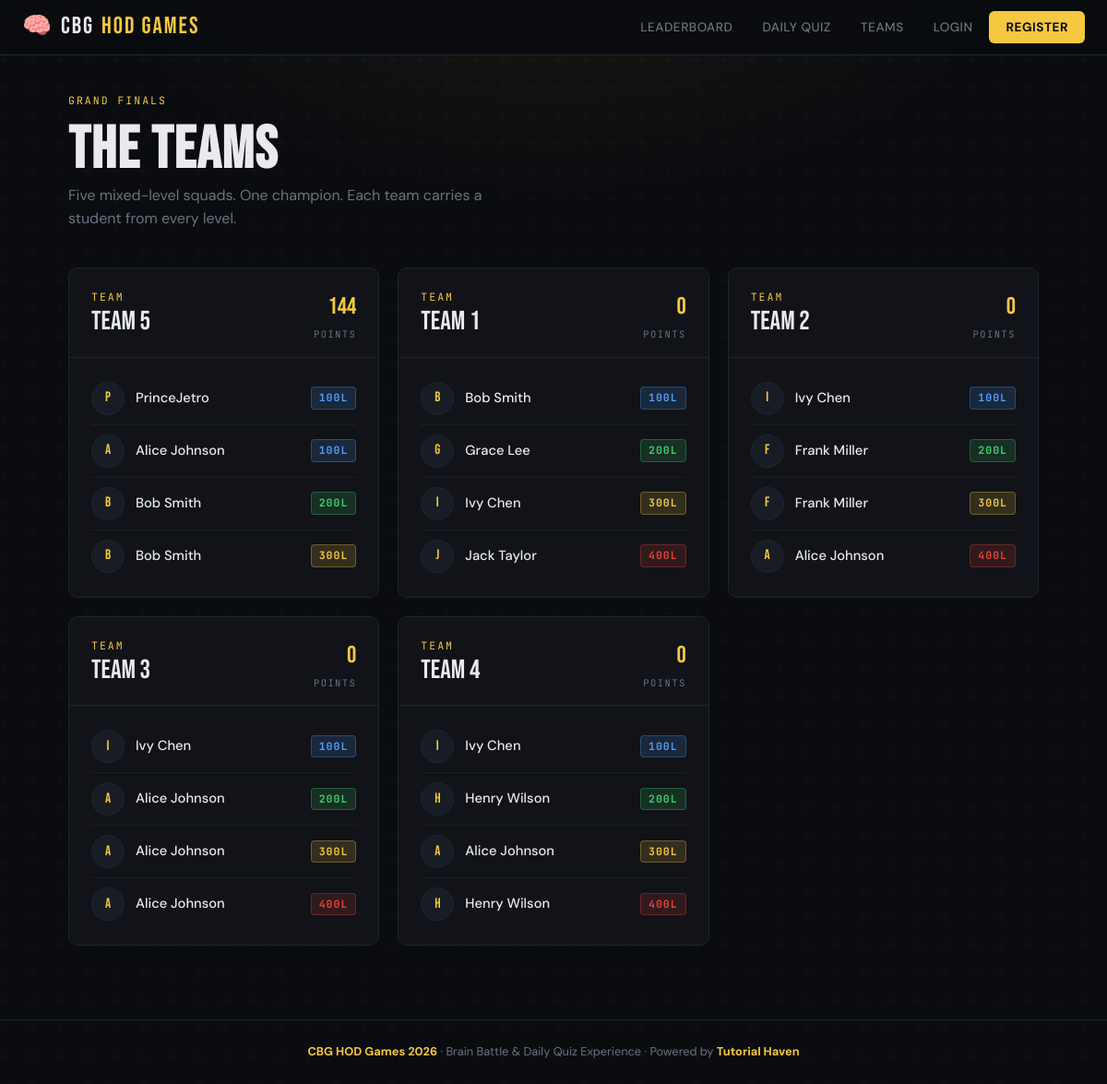
Before: /teams/ with the older database file.
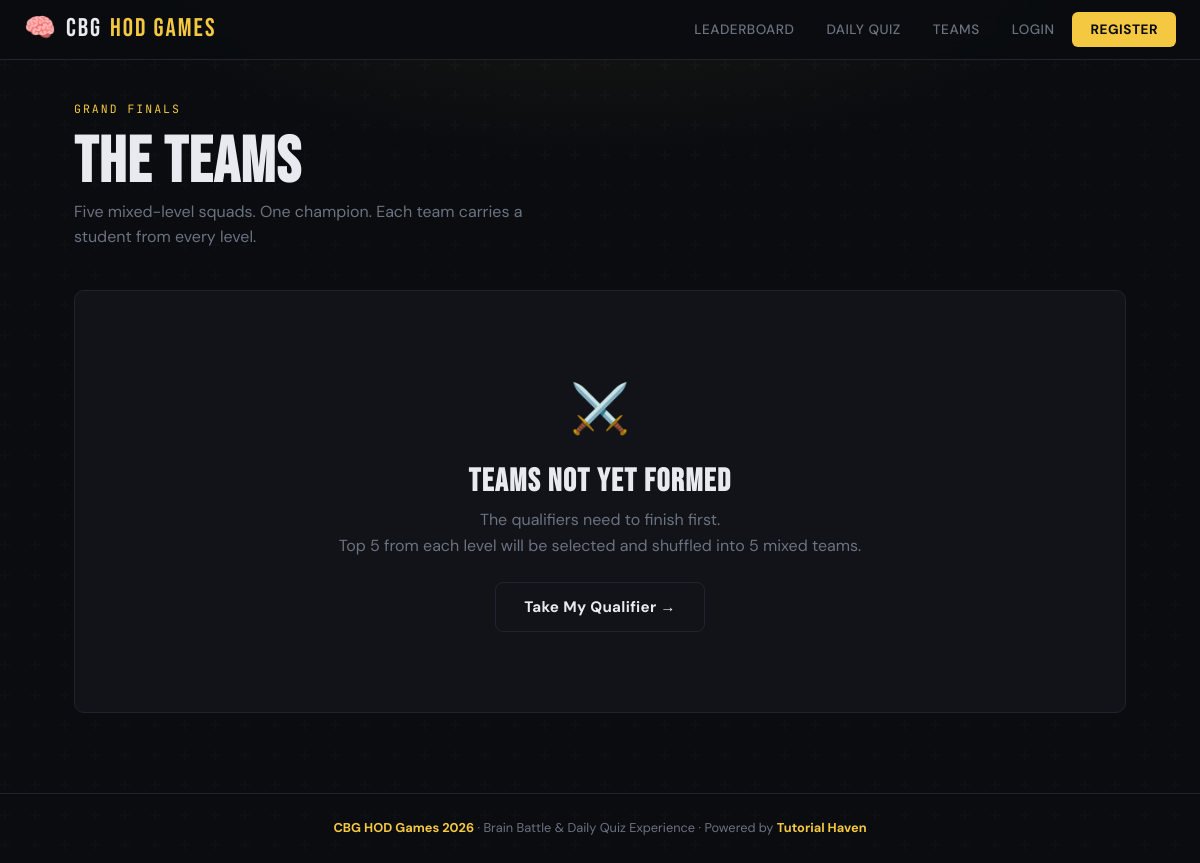
After: the same page with the newer database file.
### main/models.py (models this page shows, shortened)
class Team(models.Model):
    name = models.CharField(max_length=50)
    color = models.CharField(max_length=20, blank=True,
                             help_text="Optional team color for display e.g. #FF5733")
    total_score = models.IntegerField(default=0,
                                      help_text="Updated live during finals")
    created_at = models.DateTimeField(auto_now_add=True)

class TeamMember(models.Model):
    team = models.ForeignKey(Team, on_delete=models.CASCADE, related_name='members')
    participant = models.ForeignKey(Participant, on_delete=models.CASCADE,
                                    related_name='team_membership')
    class Meta:
        unique_together = ('team', 'participant')

class Participant(models.Model):
    user = models.OneToOneField('auth.User', on_delete=models.CASCADE)
    level = models.CharField(max_length=10, choices=[
        ('100', '100L'),
        ('200', '200L'),
        ('300', '300L'),
        ('400', '400L'),
    ])
    phone = models.CharField(max_length=15, blank=True)  # optional contact
    created_at = models.DateTimeField(auto_now_add=True)

### main/views.py (the view)
# urls.py: path('teams/', views.teams, name='teams'),
def teams(request):
    all_teams = Team.objects.prefetch_related(
        'members__participant__user'
    ).order_by('-total_score')
    team_data = []
    for team in all_teams:
        members = team.members.select_related('participant__user').all()
        team_data.append({
            'team': team,
            'members': members,
            'member_count': members.count(),
        })
    return render(request, 'teams.html', {'team_data': team_data})

### templates/teams.html (shortened to what this page needs)
{% extends "base.html" %}
{% block content %}
<div class="teams-header fade-up">
  <div class="label">Grand Finals</div>
  <h1>THE TEAMS</h1>
  <p style="color:var(--muted);max-width:480px;">
    Five mixed-level squads. One champion. Each team carries a student from every level.
  </p>
</div>
{% if team_data %}
  <div class="teams-grid">
    {% for td in team_data %}
    <div class="team-card fade-up" style="animation-delay: {{ forloop.counter0 }}00ms">
      <div class="team-card-header">
        <div>
          <div class="label" style="margin-bottom:4px;">Team</div>
          <div class="team-title">{{ td.team.name|upper }}</div>
        </div>
        <div>
          <div class="team-score">{{ td.team.total_score }}</div>
          <div class="team-score-label">Points</div>
        </div>
      </div>
      <div class="team-members level-colors">
        {% for member in td.members %}
        <div class="member-row">
          <div class="member-avatar">
            {{ member.participant.user.get_full_name|slice:":1"|upper|default:member.participant.user.username|slice:":1"|upper }}
          </div>
          <div class="member-name">
            {{ member.participant.user.get_full_name|default:member.participant.user.username }}
          </div>
          <span class="badge-{{ member.participant.level }}">{{ member.participant.level }}L</span>
        </div>
        {% endfor %}
      </div>
    </div>
    {% endfor %}
  </div>
{% else %}
  <div class="empty-state card fade-up">
    <div class="icon">⚔️</div>
    <h2>Teams Not Yet Formed</h2>
    <p>The qualifiers need to finish first.<br>Top 5 from each level will be selected and shuffled into 5 mixed teams.</p>
    {% if user.is_staff %}
      <a href="{% url 'team_formation' %}" class="btn btn-primary" style="margin-top:24px;">
        Form Teams Now →
      </a>
    {% else %}
      <a href="{% url 'qualifiers' %}" class="btn btn-outline" style="margin-top:24px;">
        Take My Qualifier →
      </a>
    {% endif %}
  </div>
{% endif %}
{% endblock %}

### templates/base.html (shortened to what this page needs)
<!DOCTYPE html>
<html lang="en">
<head>
</head>
<body>
  <nav>
    <a href="{% url 'home' %}" class="nav-brand">🧠 <span>CBG</span> HOD GAMES</a>
    <div class="nav-links">
      <a href="{% url 'leaderboard' %}">Leaderboard</a>
      <a href="{% url 'daily_quiz' %}">Daily Quiz</a>
      <a href="{% url 'teams' %}">Teams</a>
      {% if user.is_authenticated %}
        <a href="{% url 'qualifiers' %}">Qualifiers</a>
        {% if user.is_staff %}
          <a href="{% url 'team_formation' %}">Admin</a>
        {% endif %}
        <form method="post" action="{% url 'logout' %}" style="display:inline">
          {% csrf_token %}
          <button type="submit" class="btn btn-outline" style="padding:7px 14px;font-size:0.82rem;cursor:pointer;">Logout</button>
        </form>
      {% else %}
        <a href="{% url 'login' %}">Login</a>
        <a href="{% url 'register' %}" class="btn-nav">Register</a>
      {% endif %}
    </div>
  </nav>
  <main>
    {% block content %}{% endblock %}
  </main>
  <footer>
    <strong>CBG HOD Games 2026</strong> · Brain Battle & Daily Quiz Experience ·
    Powered by <strong>Tutorial Haven</strong>
  </footer>
</body>
</html>

### templates/base.html (style rules this page uses)
:root { --bg: #0a0c10; --surface: #111318; --surface2: #181c24; --border: #1f2430; --gold: #f5c842; --gold-dim: #c9a22a; --red: #e8423a; --green: #3ecf6a; --blue: #4e9eff; --text: #e8eaf0; --muted: #6b7280; --font-head: 'Bebas Neue', sans-serif; --font-body: 'DM Sans', sans-serif; --font-mono: 'JetBrains Mono', monospace; --radius: 10px; --shadow: 0 4px 32px rgba(0,0,0,0.5); }
*, *::before, *::after { box-sizing: border-box; margin: 0; padding: 0; }
html { scroll-behavior: smooth; }
body { background: var(--bg); color: var(--text); font-family: var(--font-body); font-size: 16px; line-height: 1.6; min-height: 100vh; overflow-x: hidden; }
body::before { content: ''; position: fixed; inset: 0; pointer-events: none; z-index: 0; }
nav { position: sticky; top: 0; z-index: 100; background: rgba(10,12,16,0.92); backdrop-filter: blur(12px); border-bottom: 1px solid var(--border); padding: 0 24px; display: flex; align-items: center; justify-content: space-between; height: 60px; }
.nav-brand { font-family: var(--font-head); font-size: 1.6rem; letter-spacing: 2px; color: var(--gold); text-decoration: none; display: flex; align-items: center; gap: 8px; }
.nav-brand span { color: var(--text); }
.nav-links { display: flex; gap: 4px; align-items: center; }
.nav-links a { color: var(--muted); text-decoration: none; font-size: 0.85rem; font-weight: 500; padding: 6px 14px; border-radius: 6px; transition: all 0.2s; text-transform: uppercase; letter-spacing: 0.5px; }
.nav-links .btn-nav { background: var(--gold); color: var(--bg); font-weight: 700; padding: 7px 18px; }
main { position: relative; z-index: 1; max-width: 1100px; margin: 0 auto; padding: 40px 24px 80px; }
h1, h2, h3 { font-family: var(--font-head); letter-spacing: 1.5px; line-height: 1.1; }
h1 { font-size: clamp(2.4rem, 6vw, 4rem); }
h2 { font-size: clamp(1.6rem, 4vw, 2.4rem); }
.label { font-family: var(--font-mono); font-size: 0.72rem; text-transform: uppercase; letter-spacing: 2px; color: var(--gold); }
.card { background: var(--surface); border: 1px solid var(--border); border-radius: var(--radius); padding: 28px; }
.btn { display: inline-flex; align-items: center; justify-content: center; gap: 8px; padding: 12px 28px; border-radius: 8px; font-family: var(--font-body); font-weight: 700; font-size: 0.95rem; cursor: pointer; text-decoration: none; border: none; transition: all 0.2s; letter-spacing: 0.3px; }
.btn-outline { background: transparent; border: 1.5px solid var(--border); color: var(--text); }
footer { position: relative; z-index: 1; border-top: 1px solid var(--border); padding: 24px; text-align: center; font-size: 0.8rem; color: var(--muted); }
footer strong { color: var(--gold); }
.fade-up { animation: fadeUp 0.5s ease both; }

### templates/teams.html (style rules this page uses)
.teams-header { margin-bottom: 40px; }
.teams-header .label { margin-bottom: 10px; }
.empty-state { text-align: center; padding: 80px 24px; color: var(--muted); }
.empty-state .icon { font-size: 3rem; margin-bottom: 16px; }
.empty-state h2 { font-size: 2rem; margin-bottom: 8px; color: var(--text); }

Changed rows visible on the page:
removed Team: team.name "TEAM 5", team.total_score "144"
removed TeamMember: participant.user.get_full_name "P", participant.user.get_full_name "PrinceJetro", participant.level "100", shown under "TEAM 5"
removed TeamMember: participant.user.get_full_name "A", participant.user.get_full_name "Alice Johnson", participant.level "100", shown under "TEAM 5"
removed TeamMember: participant.user.get_full_name "B", participant.user.get_full_name "Bob Smith", participant.level "200", shown under "TEAM 5"
removed TeamMember: participant.user.get_full_name "B", participant.user.get_full_name "Bob Smith", participant.level "300", shown under "TEAM 5"
removed Team: team.name "TEAM 1", team.total_score "0"
removed TeamMember: participant.user.get_full_name "B", participant.user.get_full_name "Bob Smith", participant.level "100", shown under "TEAM 1"
removed TeamMember: participant.user.get_full_name "G", participant.user.get_full_name "Grace Lee", participant.level "200", shown under "TEAM 1"
removed TeamMember: participant.user.get_full_name "I", participant.user.get_full_name "Ivy Chen", participant.level "300", shown under "TEAM 1"
removed TeamMember: participant.user.get_full_name "J", participant.user.get_full_name "Jack Taylor", participant.level "400", shown under "TEAM 1"
removed Team: team.name "TEAM 2", team.total_score "0"
removed TeamMember: participant.user.get_full_name "I", participant.user.get_full_name "Ivy Chen", participant.level "100", shown under "TEAM 2"
removed TeamMember: participant.user.get_full_name "F", participant.user.get_full_name "Frank Miller", participant.level "200", shown under "TEAM 2"
removed TeamMember: participant.user.get_full_name "F", participant.user.get_full_name "Frank Miller", participant.level "300", shown under "TEAM 2"
removed TeamMember: participant.user.get_full_name "A", participant.user.get_full_name "Alice Johnson", participant.level "400", shown under "TEAM 2"
removed Team: team.name "TEAM 3", team.total_score "0"
removed TeamMember: participant.user.get_full_name "I", participant.user.get_full_name "Ivy Chen", participant.level "100", shown under "TEAM 3"
removed TeamMember: participant.user.get_full_name "A", participant.user.get_full_name "Alice Johnson", participant.level "200", shown under "TEAM 3"
removed TeamMember: participant.user.get_full_name "A", participant.user.get_full_name "Alice Johnson", participant.level "300", shown under "TEAM 3"
removed TeamMember: participant.user.get_full_name "A", participant.user.get_full_name "Alice Johnson", participant.level "400", shown under "TEAM 3"
removed Team: team.name "TEAM 4", team.total_score "0"
removed TeamMember: participant.user.get_full_name "I", participant.user.get_full_name "Ivy Chen", participant.level "100", shown under "TEAM 4"
removed TeamMember: participant.user.get_full_name "H", participant.user.get_full_name "Henry Wilson", participant.level "200", shown under "TEAM 4"
removed TeamMember: participant.user.get_full_name "A", participant.user.get_full_name "Alice Johnson", participant.level "300", shown under "TEAM 4"
removed TeamMember: participant.user.get_full_name "H", participant.user.get_full_name "Henry Wilson", participant.level "400", shown under "TEAM 4"
Other visible differences:
text now shown: "⚔️ Teams Not Yet Formed The qualifiers need to finish first. Top 5 from each level will be selected and shuffled into 5 mixed teams. Take My Qualifier →"
